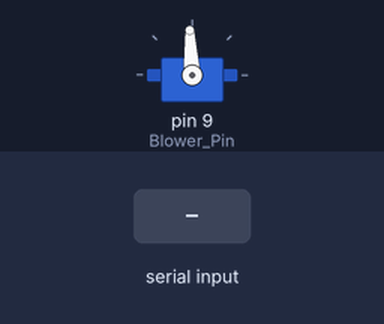
A sketch run on a simulated Arduino Uno, built with avr-gcc and run on an emulated ATmega328P. Shown: servo. The test bench sets the inputs (shaded band). What the sketch prints to the serial monitor is not drawn.

Above: at 1.2 s.
1.3 s: "90,45\n" received over Serial
At 1.9 s:
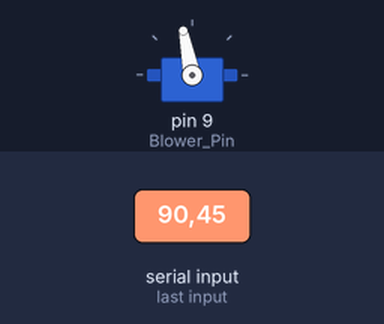
2.8 s: "5\n" received over Serial
At 3.9 s:
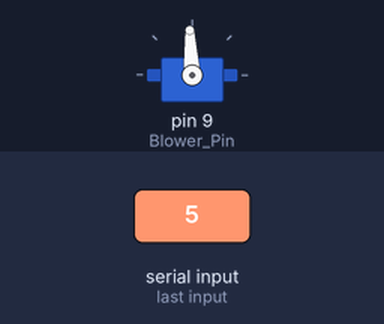
4.3 s: "90\n" received over Serial
At 5.4 s:
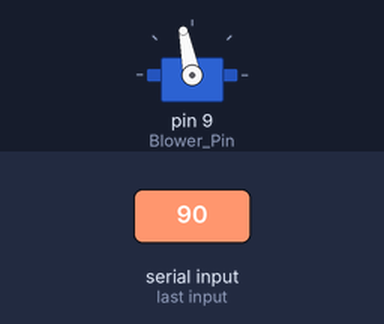
Timing chart, 0 to 7.3 s (numbered marks = the images above; inputs shaded):
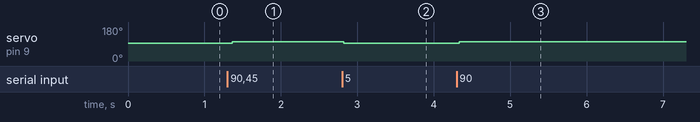

Measured:
- after the input at 1.3 s, servo on pin 9 (Blower_Pin): 93° → 101° after 0.06 s
- after the input at 2.8 s, servo on pin 9 (Blower_Pin): 101° → 93° at once
- after the input at 4.3 s, servo on pin 9 (Blower_Pin): 93° → 101° at once

The sketch:

4_19-Successful_BidirBlower.ino
```cpp
#include <Servo.h>

/*** Blower：鼓風機 ***/
//鼓風機操作：在序列附輸入比 1500 還高和還低的數值，數值離 1500 越遠，轉速越大
//1500是停(中間值)
Servo Blower;
const int Blower_Pin = 9; //控制 Blower 的腳位
int PWM = 0; //控制轉速的脈寬長度
const int PWM_Base = 1500; //Blower 的中間值、啟動值
int PWM_Offset = 0; //PWM 偏移量
const int PWM_Offset_Max = 150; //PWM 最大偏移量
const int PWM_Max = PWM_Base + PWM_Offset_Max; //PWM 最大值
const int PWM_Min = PWM_Base - PWM_Offset_Max; //PWM 最小值

String PWM_Offset_String = ""; //PWM 偏移字串

void setup() {
  Blower.attach(Blower_Pin);  // 將 Blower 連接到 Blower_Pin
  Serial.begin(9600);
  Blower.writeMicroseconds(PWM_Base); //啟動 Blower
  Serial.println("START");
}

void loop() {
  //接收使用者輸入的數值，並傳到 PWM_String
  while (Serial.available() > 0)
  {
    char c = Serial.read();
    PWM_Offset_String += (String)c;
    delay(10); //等待一下，好讓 Serial 能夠接受新的資料
  }

  if (PWM_Offset_String != "")
  {
    PWM_Offset = PWM_Offset_String.toInt();
    PWM = PWM_Base + PWM_Offset;
    Serial.println("PWM_Offset：" + (String)PWM_Offset);
    Serial.println("PWM：" + (String)PWM);

    //判斷 PWM_Width 是否在合理範圍內：0~1600
    if (PWM <= PWM_Max && PWM >= PWM_Min)
    {
      Blower.writeMicroseconds(PWM); // 轉動 Blower
    }
    else
    {
      Serial.println("無效 PWM_Offset，重新輸入值：" + (String)(-abs(PWM_Offset_Max)) + "~" + (String)(abs(PWM_Offset_Max)));
    }
    Serial.println("\n\n\n\n");
    PWM_Offset_String = ""; //PWM 偏移字串重置
  }
}
```
